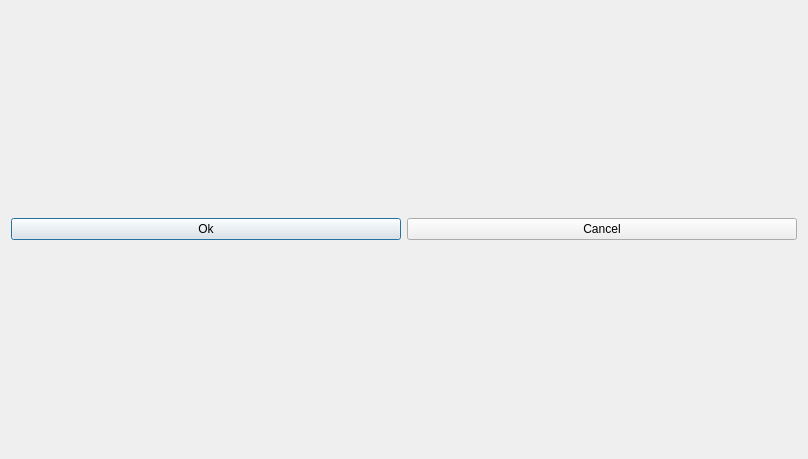
<?xml version="1.0" encoding="UTF-8"?>
<ui version="4.0">
 <class>WidgetDialog</class>
 <widget class="QDialog" name="WidgetDialog">
  <property name="windowModality">
   <enum>Qt::WindowModal</enum>
  </property>
  <property name="geometry">
   <rect>
    <x>0</x>
    <y>0</y>
    <width>808</width>
    <height>459</height>
   </rect>
  </property>
  <property name="windowTitle">
   <string>Dialog</string>
  </property>
  <layout class="QVBoxLayout" name="verticalLayout_2" stretch="1,0">
   <item>
    <layout class="QVBoxLayout" name="layout"/>
   </item>
   <item>
    <layout class="QHBoxLayout" name="horizontalLayout">
     <item>
      <widget class="QPushButton" name="ok">
       <property name="text">
        <string>Ok</string>
       </property>
      </widget>
     </item>
     <item>
      <widget class="QPushButton" name="cancel">
       <property name="text">
        <string>Cancel</string>
       </property>
      </widget>
     </item>
    </layout>
   </item>
  </layout>
 </widget>
 <layoutdefault spacing="6" margin="11"/>
 <resources/>
 <connections/>
</ui>
